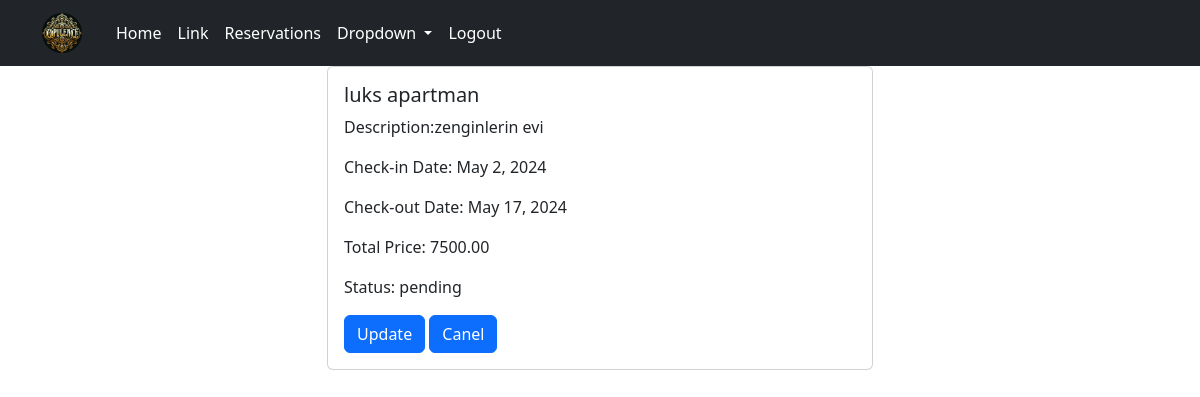
The app's page /res/res-details/20 (signed in), older data.
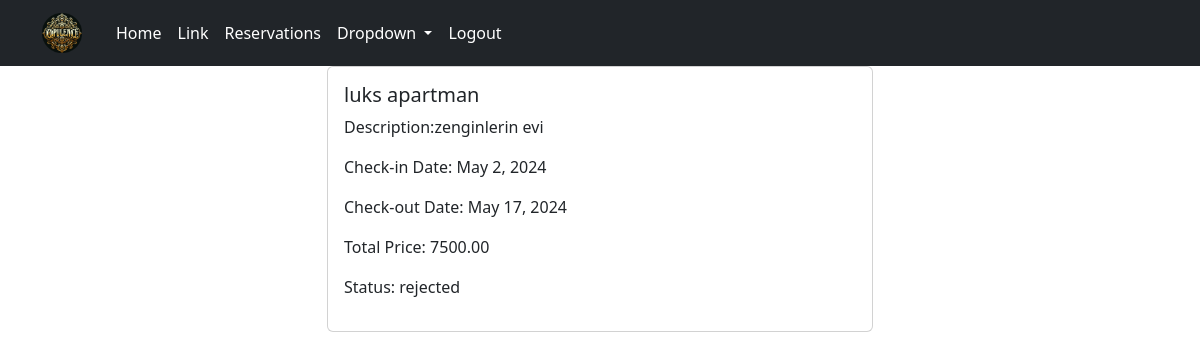
The same page, newer data.
### reservations/models.py (models this page shows, shortened)
class Reservation(models.Model):
    user = models.ForeignKey(settings.AUTH_USER_MODEL, null=True, blank=True, on_delete=models.CASCADE)
    apartment = models.ForeignKey(Apartment, on_delete=models.CASCADE)
    check_in_date = models.DateField()
    check_out_date = models.DateField()
    total_price = models.DecimalField(max_digits=10, decimal_places=2)
    reservation_status = models.ForeignKey(ReservationStatus, on_delete=models.CASCADE,default=1)

class ReservationStatus(models.Model):
    status_name = models.CharField(max_length=100, unique=True)
    def __str__(self):
        return self.status_name

### apartments/models.py (models this page shows)
class Apartment(models.Model):
    category = models.ForeignKey(Category, on_delete=models.CASCADE)
    country=models.ForeignKey(Country,on_delete=models.SET_NULL,null=True,blank=True)
    city = models.ForeignKey(City, on_delete=models.CASCADE)
    apt_name = models.CharField(max_length=255)
    description = models.TextField()
    cover_image=models.ImageField(upload_to='covers/',null=True)
    district = models.CharField(max_length=30)
    is_active = models.BooleanField(default=True)
    is_booked = models.BooleanField(default=False)
    rooms = models.IntegerField()
    beds = models.IntegerField()
    bath_rooms = models.IntegerField()
    wifi = models.BooleanField(default=False)
    tv = models.BooleanField(default=False)
    price_per_night = models.DecimalField(max_digits=10, decimal_places=2)
    user = models.ForeignKey(settings.AUTH_USER_MODEL, null=True, blank=True, on_delete=models.CASCADE)
    created_at = models.DateTimeField(auto_now_add=True,null=True)
    updated_at = models.DateTimeField(auto_now=True,null=True)
    def __str__(self):
        return self.apt_name

### reservations/views.py (the view)
# urls.py: path("res-details/<int:pk>", ReservationDetailView.as_view(), name='detail-reserv'),
class ReservationDetailView(LoginRequiredMixin,DetailView):
    model = Reservation
    template_name = "reservations/res_detail.html"
    context_object_name = "reservation"  # Your own name for the object that will be passed to the template.

### templates/reservations/res_detail.html (shortened to what this page needs)
{% extends "base.html" %}
{% load static %}
{% block content %}
<div class="container">
  <div class="row">
    <div class="col-md-6 offset-md-3">
      <div class="card">
        <div class="card-body">
          <h5 class="card-title">{{ reservation.apartment }}</h5>
          <p>Description:{{ reservation.apartment.description }}</p>
          <p>Check-in Date: {{ reservation.check_in_date }}</p>
          <p>Check-out Date: {{ reservation.check_out_date }}</p>
          <p>Total Price: {{ reservation.total_price }}</p>
          <p>Status: {{ reservation.reservation_status }}</p>
          {% if reservation.reservation_status.id == 1 %}
            <a href="{% url 'update-reserv' reservation.pk %}" class="btn btn-primary">Update</a>
            <a href="{% url 'cancel-reserv' reservation.pk %}" class="btn btn-primary">Canel</a>
          {% endif %}
        </div>
      </div>
    </div>
  </div>
</div>
{% endblock content %}

Row changes from the older to the newer data that the page shows:
changed Reservation "luks apartman": reservation_status "pending" → "rejected"; reservation_status_id 1 → 3 (drawn)
Text that changed along with them:
text no longer shown: "Update Canel"
